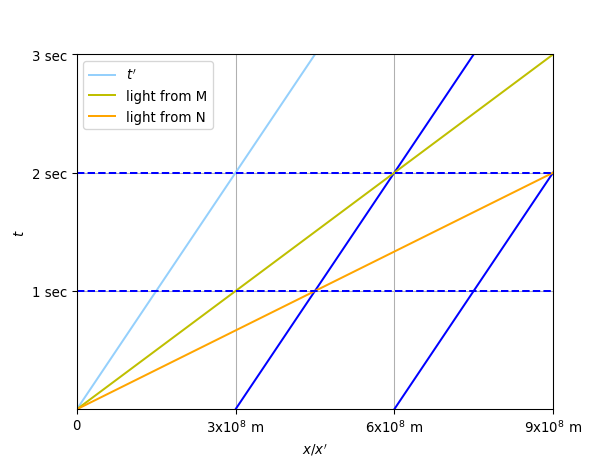

The Python source for this figure:
import numpy as np
import matplotlib.pyplot as plt

x = np.arange(4)
y1 = x*2
y2 = (x-1)*2
y3 = (x-2)*2
l1 = x
l2 = 1.5*x
plt.plot(x, y1, 'xkcd:light blue', label="$t'$")
plt.plot(x, y2, 'b', y3, 'b')
plt.plot(x, l1, 'y', label='light from M')
plt.plot(l2, x, 'orange', label='light from N')
plt.axhline(y=1, color='b', linestyle='--')
plt.axhline(y=2, color='b', linestyle='--')
plt.axhline(y=3, color='b', linestyle='--')
plt.xlim([0,3])
plt.ylim([0,3])
plt.xticks([0, 1, 2, 3], [r'0', r'3x$10^8$ m', r'6x$10^8$ m', r'9x$10^8$ m'])
plt.yticks([1, 2, 3], [r'1 sec', r'2 sec', r'3 sec'])
plt.grid(True)
plt.xlabel("$x$/$x'$")
plt.ylabel('$t$')
plt.legend(loc='upper left')
plt.savefig("plot2.png", dpi=96)